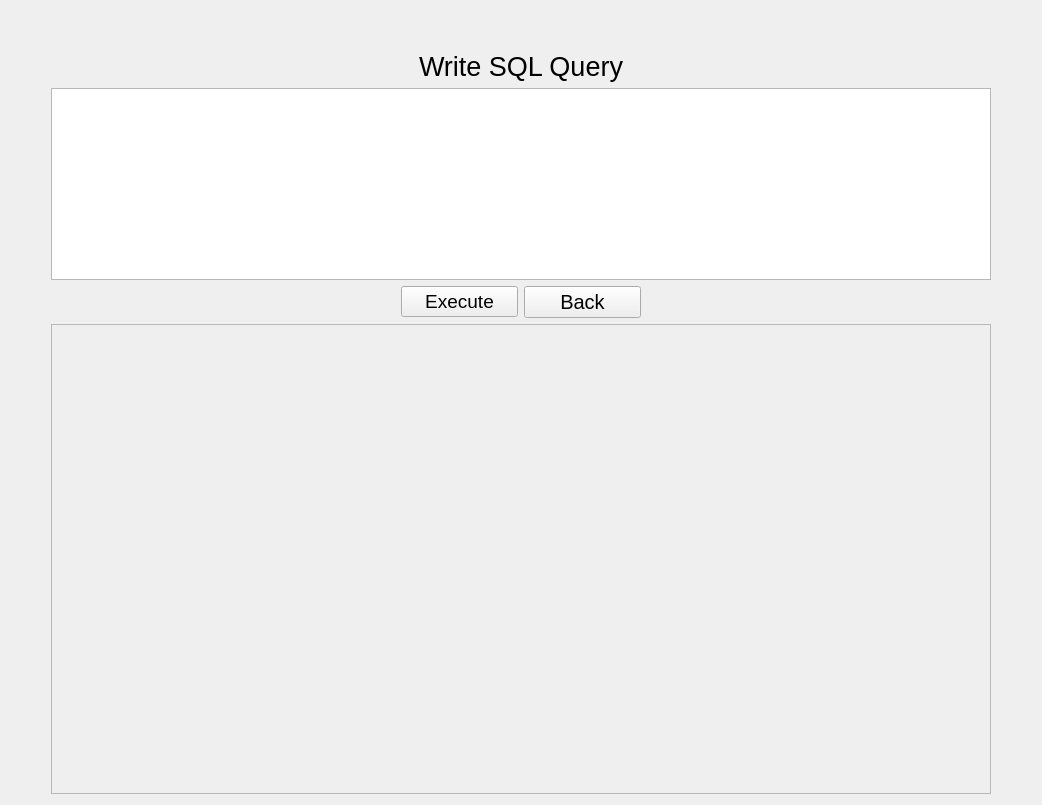
<?xml version="1.0" encoding="UTF-8"?>
<ui version="4.0">
 <class>Form</class>
 <widget class="QWidget" name="Form">
  <property name="geometry">
   <rect>
    <x>0</x>
    <y>0</y>
    <width>1042</width>
    <height>805</height>
   </rect>
  </property>
  <property name="windowTitle">
   <string>Form</string>
  </property>
  <layout class="QGridLayout" name="gridLayout_2">
   <item row="0" column="1">
    <layout class="QGridLayout" name="gridLayout">
     <item row="4" column="0">
      <widget class="QScrollArea" name="OutSQLScrollArea">
       <property name="widgetResizable">
        <bool>true</bool>
       </property>
       <widget class="QWidget" name="scrollAreaWidgetContents">
        <property name="geometry">
         <rect>
          <x>0</x>
          <y>0</y>
          <width>928</width>
          <height>446</height>
         </rect>
        </property>
       </widget>
      </widget>
     </item>
     <item row="1" column="0">
      <widget class="QLabel" name="label">
       <property name="font">
        <font>
         <pointsize>20</pointsize>
        </font>
       </property>
       <property name="text">
        <string>Write SQL Query</string>
       </property>
       <property name="alignment">
        <set>Qt::AlignCenter</set>
       </property>
      </widget>
     </item>
     <item row="2" column="0">
      <widget class="QTextEdit" name="SQLField">
       <property name="sizePolicy">
        <sizepolicy hsizetype="Expanding" vsizetype="Fixed">
         <horstretch>0</horstretch>
         <verstretch>0</verstretch>
        </sizepolicy>
       </property>
       <property name="font">
        <font>
         <pointsize>15</pointsize>
        </font>
       </property>
      </widget>
     </item>
     <item row="3" column="0">
      <layout class="QHBoxLayout" name="horizontalLayout">
       <item>
        <spacer name="horizontalSpacer">
         <property name="orientation">
          <enum>Qt::Horizontal</enum>
         </property>
         <property name="sizeType">
          <enum>QSizePolicy::Fixed</enum>
         </property>
         <property name="sizeHint" stdset="0">
          <size>
           <width>350</width>
           <height>20</height>
          </size>
         </property>
        </spacer>
       </item>
       <item>
        <widget class="QPushButton" name="ExecuteSQLBtn">
         <property name="font">
          <font>
           <pointsize>14</pointsize>
          </font>
         </property>
         <property name="text">
          <string>Execute</string>
         </property>
        </widget>
       </item>
       <item>
        <widget class="QPushButton" name="BackBtn">
         <property name="font">
          <font>
           <pointsize>15</pointsize>
          </font>
         </property>
         <property name="text">
          <string>Back</string>
         </property>
        </widget>
       </item>
       <item>
        <spacer name="horizontalSpacer_2">
         <property name="orientation">
          <enum>Qt::Horizontal</enum>
         </property>
         <property name="sizeType">
          <enum>QSizePolicy::Fixed</enum>
         </property>
         <property name="sizeHint" stdset="0">
          <size>
           <width>350</width>
           <height>20</height>
          </size>
         </property>
        </spacer>
       </item>
      </layout>
     </item>
     <item row="0" column="0">
      <spacer name="verticalSpacer">
       <property name="orientation">
        <enum>Qt::Vertical</enum>
       </property>
       <property name="sizeType">
        <enum>QSizePolicy::Fixed</enum>
       </property>
       <property name="sizeHint" stdset="0">
        <size>
         <width>20</width>
         <height>40</height>
        </size>
       </property>
      </spacer>
     </item>
    </layout>
   </item>
   <item row="0" column="0">
    <spacer name="horizontalSpacer_3">
     <property name="orientation">
      <enum>Qt::Horizontal</enum>
     </property>
     <property name="sizeType">
      <enum>QSizePolicy::Fixed</enum>
     </property>
     <property name="sizeHint" stdset="0">
      <size>
       <width>40</width>
       <height>20</height>
      </size>
     </property>
    </spacer>
   </item>
   <item row="0" column="2">
    <spacer name="horizontalSpacer_4">
     <property name="orientation">
      <enum>Qt::Horizontal</enum>
     </property>
     <property name="sizeType">
      <enum>QSizePolicy::Fixed</enum>
     </property>
     <property name="sizeHint" stdset="0">
      <size>
       <width>40</width>
       <height>20</height>
      </size>
     </property>
    </spacer>
   </item>
  </layout>
 </widget>
 <resources/>
 <connections/>
</ui>
